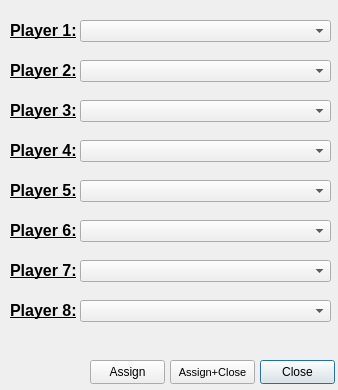
<?xml version="1.0" encoding="UTF-8"?>
<ui version="4.0">
 <class>playerAssignWindow</class>
 <widget class="QDialog" name="playerAssignWindow">
  <property name="geometry">
   <rect>
    <x>0</x>
    <y>0</y>
    <width>338</width>
    <height>390</height>
   </rect>
  </property>
  <property name="font">
   <font>
    <pointsize>10</pointsize>
   </font>
  </property>
  <property name="windowTitle">
   <string>Player Assignment for Light Guns</string>
  </property>
  <widget class="QLabel" name="label">
   <property name="geometry">
    <rect>
     <x>10</x>
     <y>10</y>
     <width>71</width>
     <height>41</height>
    </rect>
   </property>
   <property name="font">
    <font>
     <pointsize>12</pointsize>
     <bold>true</bold>
     <underline>true</underline>
    </font>
   </property>
   <property name="text">
    <string>Player 1:</string>
   </property>
  </widget>
  <widget class="QLabel" name="label_2">
   <property name="geometry">
    <rect>
     <x>10</x>
     <y>50</y>
     <width>71</width>
     <height>41</height>
    </rect>
   </property>
   <property name="font">
    <font>
     <pointsize>12</pointsize>
     <bold>true</bold>
     <underline>true</underline>
    </font>
   </property>
   <property name="text">
    <string>Player 2:</string>
   </property>
  </widget>
  <widget class="QLabel" name="label_3">
   <property name="geometry">
    <rect>
     <x>10</x>
     <y>90</y>
     <width>71</width>
     <height>41</height>
    </rect>
   </property>
   <property name="font">
    <font>
     <pointsize>12</pointsize>
     <bold>true</bold>
     <underline>true</underline>
    </font>
   </property>
   <property name="text">
    <string>Player 3:</string>
   </property>
  </widget>
  <widget class="QLabel" name="label_4">
   <property name="geometry">
    <rect>
     <x>10</x>
     <y>130</y>
     <width>71</width>
     <height>41</height>
    </rect>
   </property>
   <property name="font">
    <font>
     <pointsize>12</pointsize>
     <bold>true</bold>
     <underline>true</underline>
    </font>
   </property>
   <property name="text">
    <string>Player 4:</string>
   </property>
  </widget>
  <widget class="QPushButton" name="okPushButton">
   <property name="geometry">
    <rect>
     <x>170</x>
     <y>360</y>
     <width>85</width>
     <height>24</height>
    </rect>
   </property>
   <property name="font">
    <font>
     <pointsize>8</pointsize>
    </font>
   </property>
   <property name="text">
    <string>Assign+Close</string>
   </property>
   <property name="autoDefault">
    <bool>false</bool>
   </property>
  </widget>
  <widget class="QPushButton" name="assignPushButton">
   <property name="geometry">
    <rect>
     <x>90</x>
     <y>360</y>
     <width>75</width>
     <height>24</height>
    </rect>
   </property>
   <property name="font">
    <font>
     <pointsize>9</pointsize>
    </font>
   </property>
   <property name="text">
    <string>Assign</string>
   </property>
   <property name="autoDefault">
    <bool>false</bool>
   </property>
  </widget>
  <widget class="QPushButton" name="cancelPushButton">
   <property name="geometry">
    <rect>
     <x>260</x>
     <y>360</y>
     <width>75</width>
     <height>24</height>
    </rect>
   </property>
   <property name="font">
    <font>
     <pointsize>9</pointsize>
    </font>
   </property>
   <property name="text">
    <string>Close</string>
   </property>
   <property name="default">
    <bool>true</bool>
   </property>
  </widget>
  <widget class="QComboBox" name="player1ComboBox">
   <property name="geometry">
    <rect>
     <x>80</x>
     <y>20</y>
     <width>251</width>
     <height>22</height>
    </rect>
   </property>
  </widget>
  <widget class="QComboBox" name="player2ComboBox">
   <property name="geometry">
    <rect>
     <x>80</x>
     <y>60</y>
     <width>251</width>
     <height>22</height>
    </rect>
   </property>
  </widget>
  <widget class="QComboBox" name="player3ComboBox">
   <property name="geometry">
    <rect>
     <x>80</x>
     <y>100</y>
     <width>251</width>
     <height>22</height>
    </rect>
   </property>
  </widget>
  <widget class="QComboBox" name="player4ComboBox">
   <property name="geometry">
    <rect>
     <x>80</x>
     <y>140</y>
     <width>251</width>
     <height>22</height>
    </rect>
   </property>
  </widget>
  <widget class="QComboBox" name="player5ComboBox">
   <property name="geometry">
    <rect>
     <x>80</x>
     <y>180</y>
     <width>251</width>
     <height>22</height>
    </rect>
   </property>
  </widget>
  <widget class="QLabel" name="label_5">
   <property name="geometry">
    <rect>
     <x>10</x>
     <y>170</y>
     <width>71</width>
     <height>41</height>
    </rect>
   </property>
   <property name="font">
    <font>
     <pointsize>12</pointsize>
     <bold>true</bold>
     <underline>true</underline>
    </font>
   </property>
   <property name="text">
    <string>Player 5:</string>
   </property>
  </widget>
  <widget class="QComboBox" name="player6ComboBox">
   <property name="geometry">
    <rect>
     <x>80</x>
     <y>220</y>
     <width>251</width>
     <height>22</height>
    </rect>
   </property>
  </widget>
  <widget class="QComboBox" name="player8ComboBox">
   <property name="geometry">
    <rect>
     <x>80</x>
     <y>300</y>
     <width>251</width>
     <height>22</height>
    </rect>
   </property>
  </widget>
  <widget class="QComboBox" name="player7ComboBox">
   <property name="geometry">
    <rect>
     <x>80</x>
     <y>260</y>
     <width>251</width>
     <height>22</height>
    </rect>
   </property>
  </widget>
  <widget class="QLabel" name="label_6">
   <property name="geometry">
    <rect>
     <x>10</x>
     <y>250</y>
     <width>71</width>
     <height>41</height>
    </rect>
   </property>
   <property name="font">
    <font>
     <pointsize>12</pointsize>
     <bold>true</bold>
     <underline>true</underline>
    </font>
   </property>
   <property name="text">
    <string>Player 7:</string>
   </property>
  </widget>
  <widget class="QLabel" name="label_7">
   <property name="geometry">
    <rect>
     <x>10</x>
     <y>210</y>
     <width>71</width>
     <height>41</height>
    </rect>
   </property>
   <property name="font">
    <font>
     <pointsize>12</pointsize>
     <bold>true</bold>
     <underline>true</underline>
    </font>
   </property>
   <property name="text">
    <string>Player 6:</string>
   </property>
  </widget>
  <widget class="QLabel" name="label_8">
   <property name="geometry">
    <rect>
     <x>10</x>
     <y>290</y>
     <width>71</width>
     <height>41</height>
    </rect>
   </property>
   <property name="font">
    <font>
     <pointsize>12</pointsize>
     <bold>true</bold>
     <underline>true</underline>
    </font>
   </property>
   <property name="text">
    <string>Player 8:</string>
   </property>
  </widget>
 </widget>
 <tabstops>
  <tabstop>player1ComboBox</tabstop>
  <tabstop>player2ComboBox</tabstop>
  <tabstop>player3ComboBox</tabstop>
  <tabstop>player4ComboBox</tabstop>
  <tabstop>assignPushButton</tabstop>
  <tabstop>okPushButton</tabstop>
  <tabstop>cancelPushButton</tabstop>
 </tabstops>
 <resources/>
 <connections/>
</ui>
